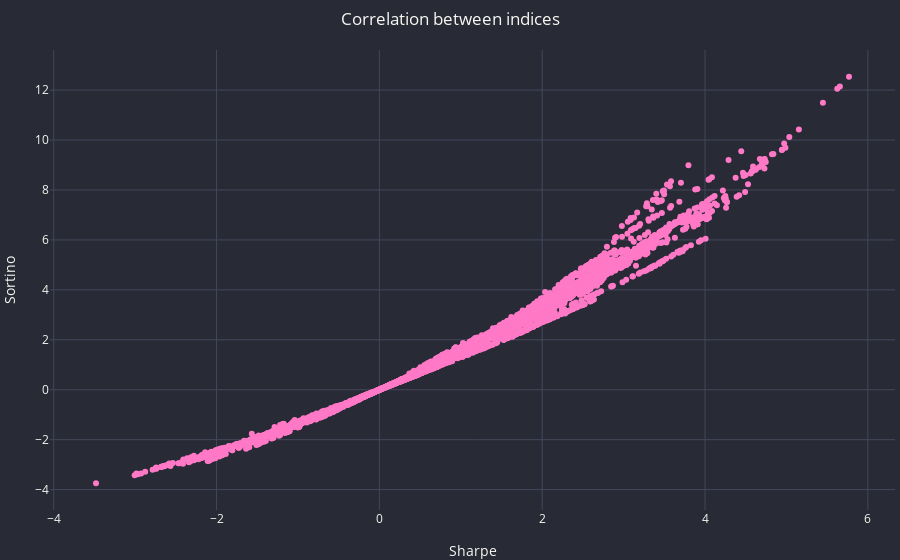

The notebook cell this image was saved under:
### Markdown cell above
### correlation between indices

### Code cell
fig_corr = go.Figure()
fig_corr.add_trace(go.Scatter(x=sharpe_qs, y=sortino_qs,
                              mode='markers',
                              marker=dict(color='#FF79C6')))

fig_corr.update_layout(title='Correlation between indices', xaxis_title='Sharpe', yaxis_title='Sortino')

dracula_theme(fig_corr)
fig_corr.show()

### Figure 1 — Plotly figure (JSON) as saved in the notebook; plotly's stock layout.template omitted (floating-point values rounded to 4 significant figures; data arrays with more than 128 entries replaced by an {"elided": "..."} marker saying what was removed)
{"data": [{"marker": {"color": "#FF79C6"}, "mode": "markers", "type": "scatter", "x": {"elided": "3897 float values"}, "y": {"elided": "3897 float values"}}], "layout": {"font": {"color": "#f8f8f2"}, "margin": {"b": 50, "l": 50, "r": 5, "t": 50}, "paper_bgcolor": "#282a36", "plot_bgcolor": "#282a36", "title": {"text": "Correlation between indices"}, "xaxis": {"color": "#f8f8f2", "gridcolor": "#44475a", "showgrid": true, "title": {"text": "Sharpe"}, "zerolinecolor": "#44475a"}, "yaxis": {"color": "#f8f8f2", "gridcolor": "#44475a", "showgrid": true, "title": {"text": "Sortino"}, "zerolinecolor": "#44475a"}}}
